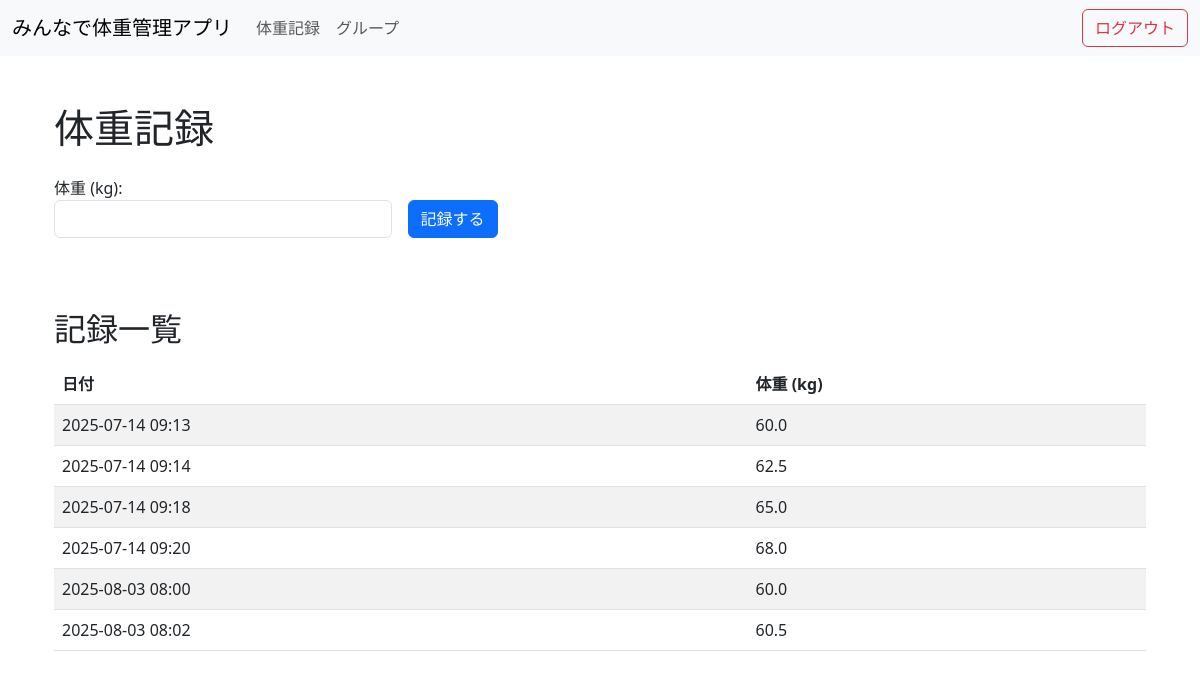
Page /weights (signed in) on the committed database.
### tables this page shows
CREATE TABLE weight_records (
    user_id INTEGER NOT NULL,
    weight REAL NOT NULL,
    created_at TEXT NOT NULL,
    FOREIGN KEY (user_id) REFERENCES users (id),
    PRIMARY KEY (user_id, created_at)
);

### routes/weight.py (the view)
@router.get("/weights")
async def list_weight_records(request: Request, db: Session = Depends(get_db)):
    username = request.session.get("username")
    if not username:
        raise HTTPException(status_code=401, detail="Not authenticated")
    user = get_user(db, username)
    if not user:
        raise HTTPException(status_code=404, detail="User not found")
    weight_records = get_weight_records(db, user.id)
    return templates.TemplateResponse("weights.html", {"request": request, "weight_records": weight_records, "date_to_str": date_to_str})

### templates/weights.html
{% extends "base.html" %}
{% block content %}
<div class="container">
    <h1 class="mt-5">体重記録</h1>
    <form action="/weights" method="post" class="mt-4 d-flex align-items-center">
        <div class="form-group mb-4 me-3">
            <label for="weight" class="me-2">体重 (kg):</label>
            <input type="number" step="0.1" id="weight" name="weight" class="form-control d-inline-block"
                size="5" required>
        </div>
        <button type="submit" class="btn btn-primary">
            記録する
        </button>
    </form>
    <h2 class="mt-5">記録一覧</h2>
    <table class="table table-striped mt-3">
        <thead>
            <tr>
                <th>日付</th>
                <th>体重 (kg)</th>
            </tr>
        </thead>
        <tbody>
            {% for record in weight_records %}
            <tr>
                <td>{{ date_to_str(record.created_at) }}</td>
                <td>{{ record.weight }}</td>
            </tr>
            {% endfor %}
        </tbody>
    </table>
</div>
{% endblock %}

### templates/base.html (shortened to what this page needs)
<!DOCTYPE html>
<html lang="ja">
<head>
    <link rel="stylesheet" href="https://cdn.jsdelivr.net/npm/bootstrap@5.3.0/dist/css/bootstrap.min.css">
</head>
<body>
    <nav class="navbar navbar-expand-lg navbar-light bg-light mb-4">
        <div class="container-fluid">
            <a class="navbar-brand" href="/">みんなで体重管理アプリ</a>
            <div class="collapse navbar-collapse">
                <ul class="navbar-nav me-auto mb-2 mb-lg-0">
                    <li class="nav-item"><a class="nav-link" href="/weights">体重記録</a></li>
                    <li class="nav-item"><a class="nav-link" href="/groups">グループ</a></li>
                </ul>
                <ul class="navbar-nav">
                    {% if request.session.username %}
                        <li class="nav-item"><form method="post" action="/logout"><button class="btn btn-outline-danger" type="submit">ログアウト</button></form></li>
                    {% else %}
                        <li class="nav-item"><a class="nav-link" href="/login">ログイン</a></li>
                        <li class="nav-item"><a class="nav-link" href="/signup">新規登録</a></li>
                    {% endif %}
                </ul>
            </div>
        </div>
    </nav>
    <div class="container">
        {% block content %}{% endblock %}
    </div>
</body>
</html>

### rows in the picture
weight_records: created_at "2025-07-14 09:13", weight "60.0"
weight_records: created_at "2025-07-14 09:14", weight "62.5"
weight_records: created_at "2025-07-14 09:18", weight "65.0"
weight_records: created_at "2025-07-14 09:20", weight "68.0"
weight_records: created_at "2025-08-03 08:00", weight "60.0"
weight_records: created_at "2025-08-03 08:02", weight "60.5"
